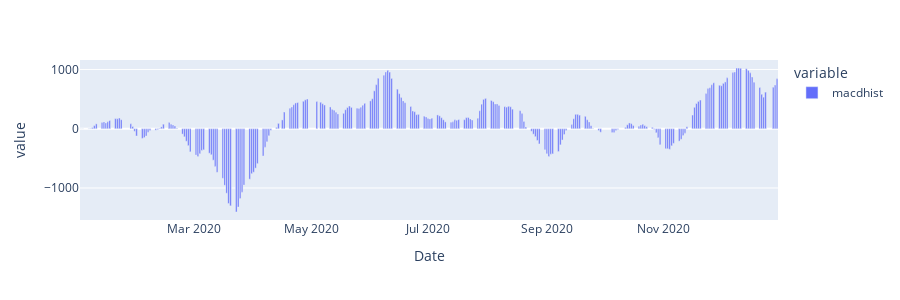

Write notebook code for a chart like this one.
### Code cell
# 막대그래프로 macdhist 를 시각화 합니다.
px.bar(df["macdhist"], height=300)

### Figure 1 — Plotly figure (JSON) as saved in the notebook; plotly's stock layout.template omitted (floating-point values rounded to 4 significant figures; data arrays with more than 128 entries replaced by an {"elided": "..."} marker saying what was removed)
{"data": [{"alignmentgroup": "True", "hovertemplate": "variable=macdhist<br>Date=%{x}<br>value=%{y}<extra></extra>", "legendgroup": "macdhist", "marker": {"color": "#636efa", "pattern": {"shape": ""}}, "name": "macdhist", "offsetgroup": "macdhist", "orientation": "v", "showlegend": true, "textposition": "auto", "type": "bar", "x": {"elided": "248 str values"}, "xaxis": "x", "y": {"elided": "248 float values"}, "yaxis": "y"}], "layout": {"barmode": "relative", "height": 300, "legend": {"title": {"text": "variable"}, "tracegroupgap": 0}, "margin": {"t": 60}, "xaxis": {"anchor": "y", "domain": [0, 1], "title": {"text": "Date"}}, "yaxis": {"anchor": "x", "domain": [0, 1], "title": {"text": "value"}}}}
